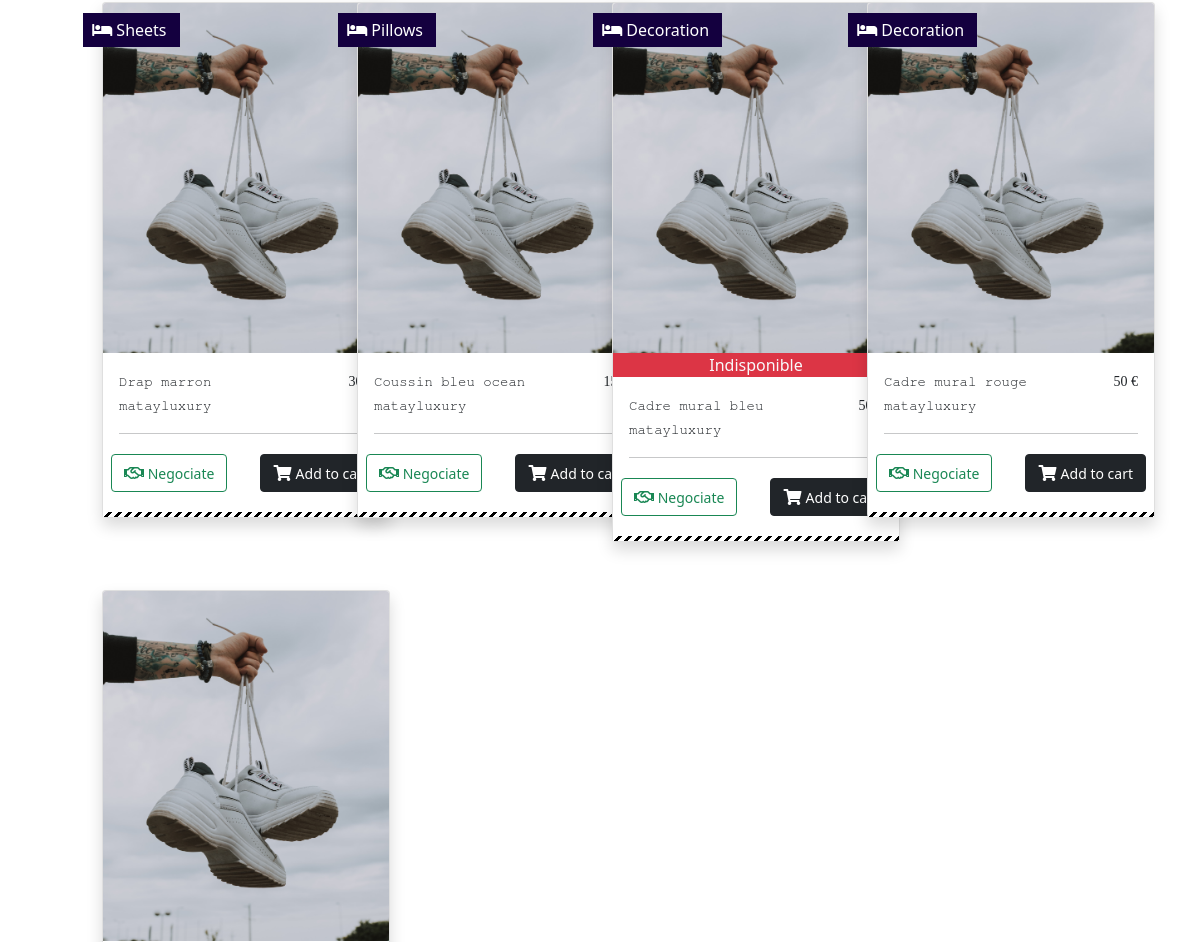
/Front/Acheteur/tous-nos-produits.php (middle part), run on an earlier commit of the app's database.
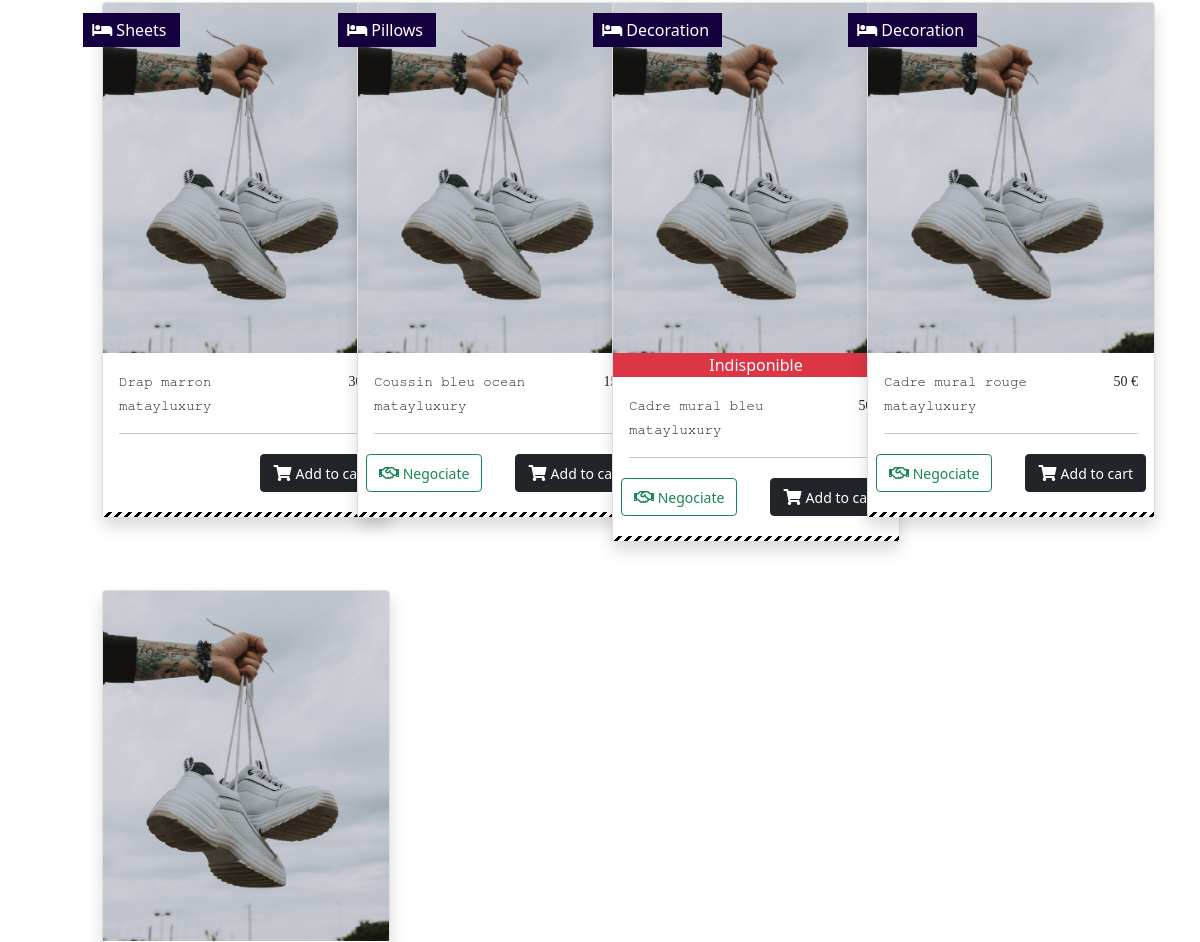
And on a later commit of the database.
### tables this page shows
CREATE TABLE IF NOT EXISTS `item` (
  `id_item` int(11) NOT NULL AUTO_INCREMENT,
  `id_seller` int(11) NOT NULL,
  `price` varchar(15) NOT NULL,
  `name` varchar(20) NOT NULL,
  `category` varchar(255) NOT NULL,
  `subcategory` varchar(255) NOT NULL,
  `quantity` varchar(15) NOT NULL,
  `description` text NOT NULL,
  `photo` varchar(255) NOT NULL,
  `is_bidding` tinyint(4) NOT NULL DEFAULT '0',
  `is_negotiated` tinyint(4) NOT NULL DEFAULT '0',
  `is_buying` tinyint(4) NOT NULL DEFAULT '0',
  PRIMARY KEY (`id_item`),
  KEY `id_item` (`id_item`),
  KEY `id_seller` (`id_seller`)
);

CREATE TABLE IF NOT EXISTS `seller` (
  `id_seller` int(11) NOT NULL AUTO_INCREMENT,
  `brand` varchar(30) NOT NULL,
  `profil_picture` varchar(255) NOT NULL,
  `background` varchar(255) NOT NULL,
  `phone` varchar(255) NOT NULL,
  `email` varchar(255) NOT NULL,
  `passworde` varchar(255) NOT NULL,
  PRIMARY KEY (`id_seller`),
  KEY `id_seller` (`id_seller`)
);

### Front/Acheteur/tous-nos-produits.php (the view, shortened to what this page needs)
<?php
    require "head.php";
        include("../../Bdd/cnx.php");
        $queryCountItems = mysqli_query($con, "select count(id_item) as total from item");
        $queryAllItems = mysqli_query($con, "select name, price , brand,subcategory,category, quantity, description,photo, is_negotiated, is_bidding from item,seller where seller.id_seller=item.id_seller");
?>
<div class="maison_liste_total row">
    <div class="col-1"></div>
    <div class="col-10">
        <div class="row">
        <?php
        if($row = mysqli_fetch_assoc($queryCountItems)){
            $total = $row['total'];
            for ($i=0; $i<=$total;$i++){
                if($rowAllItems = mysqli_fetch_assoc($queryAllItems)){
                    $nameItems = $rowAllItems['name'];
                    $prixItems = $rowAllItems['price'];
                    $brandItems = $rowAllItems['brand'];
                    $quantityCadre = $rowAllItems['quantity'];
                    $subcategoryItems = $rowAllItems['subcategory'];
                    $is_negotiated = $rowAllItems['is_negotiated'];
                    ?>
                    <div class="listeVendeur_un_par_un col-3 mb-5">
                        <div class="card shadow cardProduct" style="width: 18rem;" >
                            <img class="img_listeVendeur_logo card-img-top" src="../../Image/chaussure.png" alt="oreiller">
                            <?php  if($quantityCadre == 0 ){?>
                                <div class="bg-danger text-light w-100 text-center">Indisponible</div>
                                <?php }?>
                            <div class="card-body">
                                <div class="row">
                                    <div class="col-md-9">
                                    <div class="detail_style_titre detail_style"><small><?php echo $nameItems ?></small></div>
                                <div class="detail_style_marque detail_style"><small><?php echo $brandItems ?></small></div>
                                    </div>
                                    <div class="col-md-3">
                                        <p href="#" class="detail_style_prix texte_style f_right"><small><?php echo $prixItems ?> €</small> </p>
                                    </div>
                                </div>
                                <hr>
                                <div class="row">
                                    <div class="col-6 p-1 m-0">
                                        <?php if($is_negotiated == 1){ ?>
                                            <button type="button" class="btn btn-outline-success" data-bs-toggle="modal" data-bs-target="#nego_prix_maison"> <i class="far fa-handshake"></i><small> Negociate</small></button>
                                        <?php } ?>
                                    </div>
                                    <div class="col-6  p-1 m-0">
                                        <button type="button" class="btn btn-dark f_right"> <i class="fas fa-shopping-cart"></i>    <small>Add to cart </small></button>
                                    </div>
                            </div>
                                <?php  if($subcategoryItems == 'drap' ){?>
                                    <div class="card-badge bg_blue2  pl-5"> &nbsp;<i class="fas fa-bed"></i> Sheets &nbsp;</div>
                                <?php }?>
                                <?php  if($subcategoryItems == 'oreiller' ){?>
                                    <div class="card-badge bg_blue2  pl-5"> &nbsp;<i class="fas fa-bed"></i> Pillows &nbsp;</div>
                                <?php }?>
                                <?php  if($subcategoryItems == 'decoration' ){?>
                                    <div class="card-badge bg_blue2  pl-5"> &nbsp;<i class="fas fa-bed"></i> Decoration &nbsp;</div>
                                <?php }?>
                            </div>
                            <div class="class_separation2 w-100"></div>
                            </div>
                        </div>
            <?php
                }
            }
        }
        ?>
        </div>
    </div>
    <div class="col-1"></div>
</div>
<?php
    include("footer.php");
?>

What changed in the data, as far as the page shows it:
changed item "Drap marron": no longer shows "Negociate"
